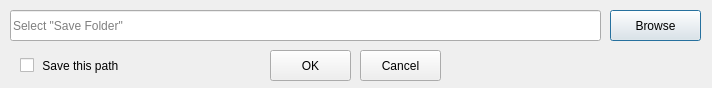
<?xml version="1.0" encoding="UTF-8"?>
<ui version="4.0">
 <class>Dialog</class>
 <widget class="QDialog" name="Dialog">
  <property name="geometry">
   <rect>
    <x>0</x>
    <y>0</y>
    <width>712</width>
    <height>88</height>
   </rect>
  </property>
  <property name="windowTitle">
   <string>Dialog</string>
  </property>
  <widget class="QLineEdit" name="lineedit_savepath">
   <property name="geometry">
    <rect>
     <x>10</x>
     <y>10</y>
     <width>591</width>
     <height>31</height>
    </rect>
   </property>
   <property name="readOnly">
    <bool>true</bool>
   </property>
   <property name="placeholderText">
    <string>Select &quot;Save Folder&quot;</string>
   </property>
  </widget>
  <widget class="QPushButton" name="btn_browse">
   <property name="geometry">
    <rect>
     <x>610</x>
     <y>10</y>
     <width>91</width>
     <height>31</height>
    </rect>
   </property>
   <property name="text">
    <string>Browse</string>
   </property>
  </widget>
  <widget class="QPushButton" name="btn_ok">
   <property name="geometry">
    <rect>
     <x>270</x>
     <y>50</y>
     <width>81</width>
     <height>31</height>
    </rect>
   </property>
   <property name="text">
    <string>OK</string>
   </property>
  </widget>
  <widget class="QPushButton" name="btn_cancel">
   <property name="geometry">
    <rect>
     <x>360</x>
     <y>50</y>
     <width>81</width>
     <height>31</height>
    </rect>
   </property>
   <property name="text">
    <string>Cancel</string>
   </property>
  </widget>
  <widget class="QCheckBox" name="chkbox_save">
   <property name="geometry">
    <rect>
     <x>20</x>
     <y>50</y>
     <width>131</width>
     <height>31</height>
    </rect>
   </property>
   <property name="styleSheet">
    <string notr="true"/>
   </property>
   <property name="text">
    <string> Save this path</string>
   </property>
  </widget>
 </widget>
 <resources/>
 <connections/>
</ui>
